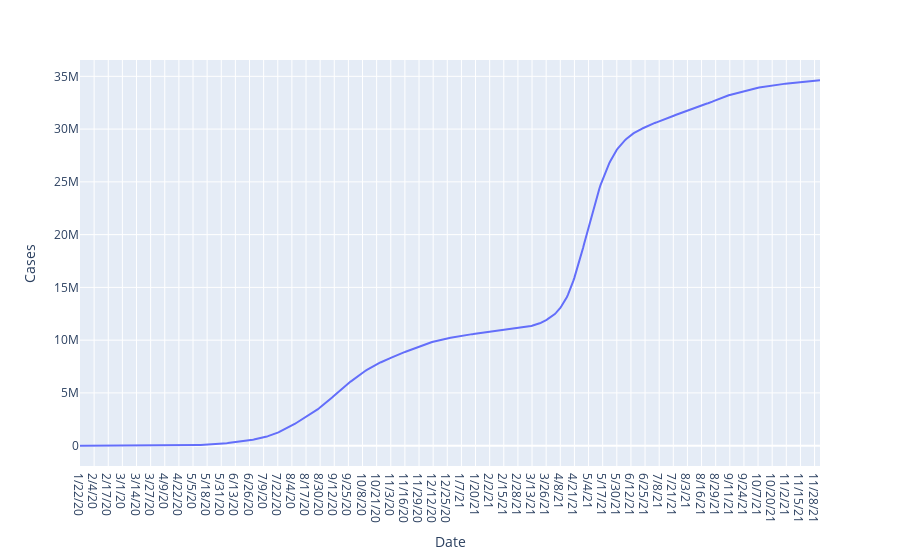

Notebook source saved alongside this figure:
### Code cell
fig

### Figure 1 — Plotly figure (JSON) as saved in the notebook; plotly's stock layout.template omitted (floating-point values rounded to 4 significant figures; data arrays with more than 128 entries replaced by an {"elided": "..."} marker saying what was removed)
{"data": [{"hovertemplate": "Date=%{x}<br>Cases=%{y}<extra></extra>", "legendgroup": "", "line": {"color": "#636efa", "dash": "solid"}, "marker": {"symbol": "circle"}, "mode": "lines", "name": "", "orientation": "v", "showlegend": false, "type": "scatter", "x": {"elided": "682 str values"}, "xaxis": "x", "y": {"elided": "682 int values"}, "yaxis": "y"}], "layout": {"legend": {"tracegroupgap": 0}, "margin": {"t": 60}, "xaxis": {"anchor": "y", "domain": [0, 1], "title": {"text": "Date"}}, "yaxis": {"anchor": "x", "domain": [0, 1], "title": {"text": "Cases"}}}}
